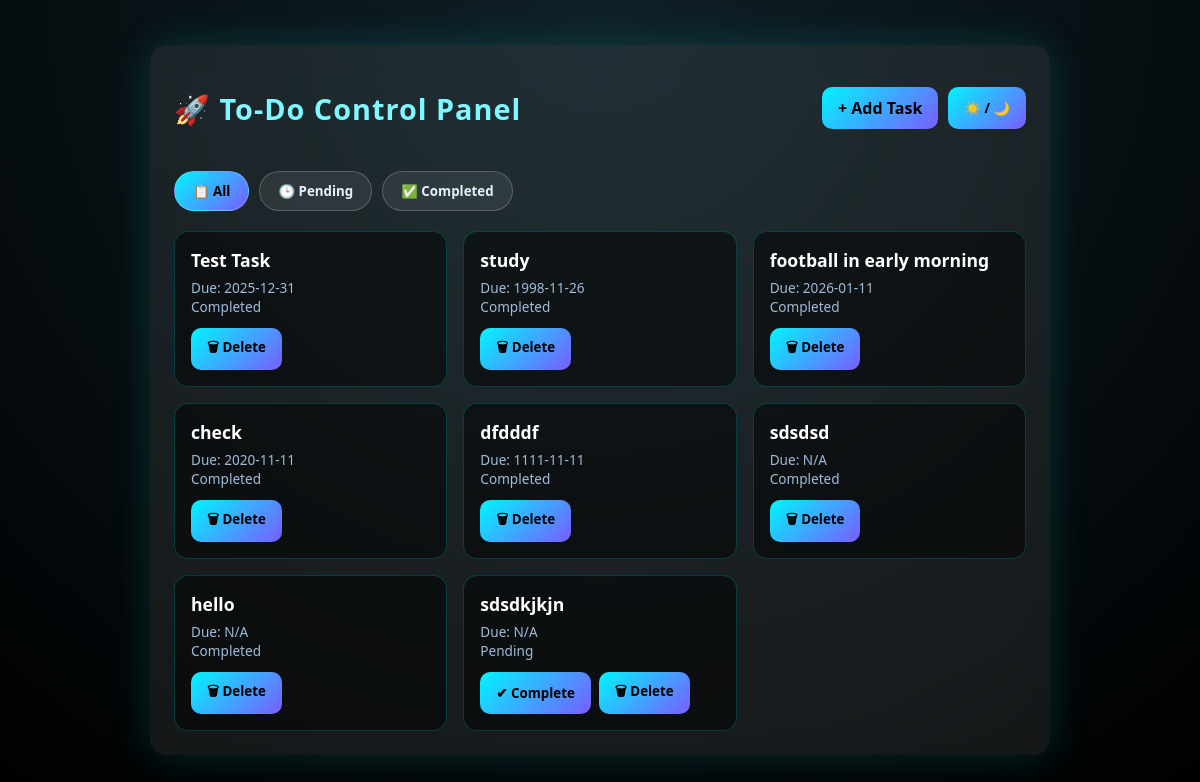
The page / on the database its author committed.
### tables this page shows
CREATE TABLE tasks (
            id INTEGER PRIMARY KEY AUTOINCREMENT,
            title TEXT NOT NULL,
            description TEXT,
            due_date TEXT,
            status TEXT DEFAULT 'pending'
        );

### app.py (the view)
@app.route("/")
def list_tasks():
    conn = get_connection()
    tasks = conn.execute("SELECT * FROM tasks").fetchall()
    conn.close()
    return render_template("tasks.html", tasks=tasks)

### db.py (called while the page is built)
def get_connection():
    conn = sqlite3.connect(DB_PATH)
    conn.row_factory = sqlite3.Row
    return conn

### templates/tasks.html (shortened to what this page needs)
{% extends "base.html" %}
{% block content %}
<header>
  <h1>🚀 To-Do Control Panel</h1>
  <div style="display:flex; gap:10px;">
    <a href="/add" class="btn">+ Add Task</a>
    <button class="btn" onclick="toggleTheme()">☀️ / 🌙</button>
  </div>
</header>
<div class="tabs">
  <button class="tab-btn active" onclick="showTab('all', this)">📋 All</button>
  <button class="tab-btn" onclick="showTab('pending', this)">🕒 Pending</button>
  <button class="tab-btn" onclick="showTab('completed', this)">✅ Completed</button>
</div>
<div id="all" class="tab-content active">
  <div class="task-list">
    {% for task in tasks %}
      <div class="task-card">
        <div class="task-title">{{ task.title }}</div>
        <div class="task-meta">
          Due: {{ task.due_date or "N/A" }} <br>
          <span class="status-badge
            {% if task.status == 'completed' %}
              status-completed
            {% else %}
              status-pending
            {% endif %}
          ">
            {{ task.status | capitalize }}
          </span>
        </div>
        <div style="margin-top:12px; display:flex; gap:8px;">
          {% if task.status != "completed" %}
            <button class="btn" onclick="markComplete({{ task.id }})">
              ✔ Complete
            </button>
          {% endif %}
          <button class="btn" onclick="deleteTask({{ task.id }})">
            🗑 Delete
          </button>
        </div>
      </div>
    {% endfor %}
  </div>
</div>
{% endblock %}

### templates/base.html (shortened to what this page needs)
<!DOCTYPE html>
<html lang="en">
<head>
  <link rel="stylesheet" href="{{ url_for('static', filename='style.css') }}">
</head>
<body>
  <div class="app-container">
    {% block content %}{% endblock %}
  </div>
</body>
</html>

### static/style.css (style rules this page uses)
* { box-sizing: border-box; font-family: 'Segoe UI', system-ui, sans-serif; }
body { margin: 0; min-height: 100vh; background: radial-gradient(circle at top, #0f2027, #000); color: #e6f1ff; display: flex; justify-content: center; align-items: center; }
.app-container { width: 90%; max-width: 900px; background: rgba(255, 255, 255, 0.08); backdrop-filter: blur(14px); border-radius: 16px; padding: 24px; box-shadow: 0 0 40px rgba(0, 255, 255, 0.15); }
header { display: flex; justify-content: space-between; align-items: center; margin-bottom: 24px; }
header h1 { font-size: 1.8rem; letter-spacing: 1px; color: #7df9ff; }
.btn { padding: 10px 16px; border-radius: 10px; border: none; cursor: pointer; background: linear-gradient(135deg, #00f5ff, #7a5cff); color: #000; font-weight: 600; text-decoration: none; transition: transform 0.2s, box-shadow 0.2s; }
.task-list { display: grid; grid-template-columns: repeat(auto-fill, minmax(240px, 1fr)); gap: 16px; }
.task-card { background: rgba(0, 0, 0, 0.5); border-radius: 14px; padding: 16px; border: 1px solid rgba(0, 245, 255, 0.2); transition: transform 0.2s, box-shadow 0.2s; }
.task-title { font-size: 1.1rem; font-weight: 600; color: #ffffff; }
.task-meta { font-size: 0.85rem; color: #a0bcd9; margin-top: 6px; }
.tabs { display: flex; gap: 10px; margin: 20px 0; }
.tab-btn { padding: 10px 18px; border-radius: 20px; border: 1px solid rgba(255,255,255,0.2); background: rgba(255,255,255,0.08); color: #e6f1ff; cursor: pointer; font-weight: 600; }
.tab-btn.active { background: linear-gradient(135deg, #00f5ff, #7a5cff); color: #000; }
.tab-content { opacity: 0; transform: translateY(15px); pointer-events: none; position: absolute; width: 100%; transition: opacity 0.4s ease, transform 0.4s ease; }
.tab-content.active { opacity: 1; transform: translateY(0); pointer-events: auto; position: relative; }
.tab-content { display: none; opacity: 0; transform: translateY(10px); transition: opacity 0.35s ease, transform 0.35s ease; }
.tab-content.active { display: block; opacity: 1; transform: translateY(0); }

### rows shown on the page
tasks: title "Test Task", due_date "2025-12-31", status "Completed"
tasks: title "study", due_date "1998-11-26", status "Completed"
tasks: title "football in early morning", due_date "2026-01-11", status "Completed"
tasks: title "check", due_date "2020-11-11", status "Completed"
tasks: title "dfdddf", due_date "1111-11-11", status "Completed"
tasks: title "sdsdsd", due_date "N/A", status "Completed"
tasks: title "hello", due_date "N/A", status "Completed"
tasks: title "sdsdkjkjn", due_date "N/A", status "Pending"
